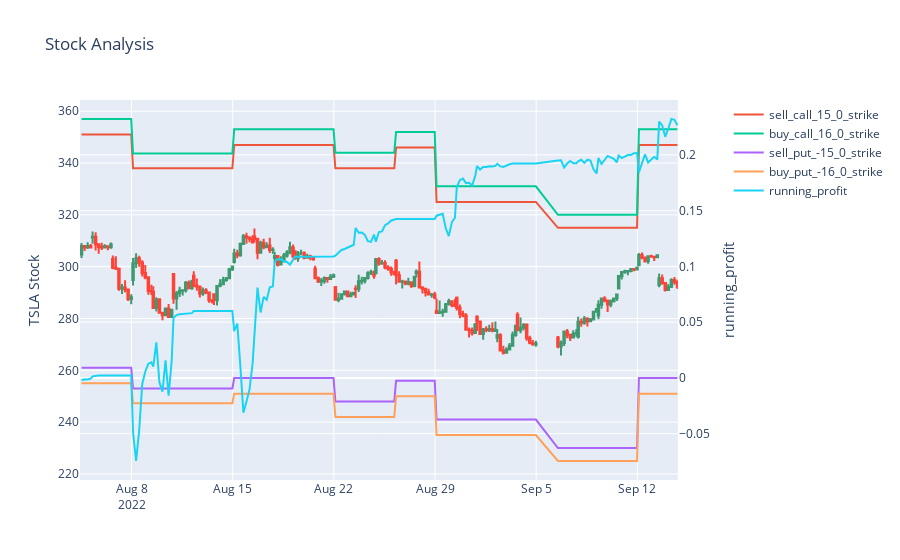
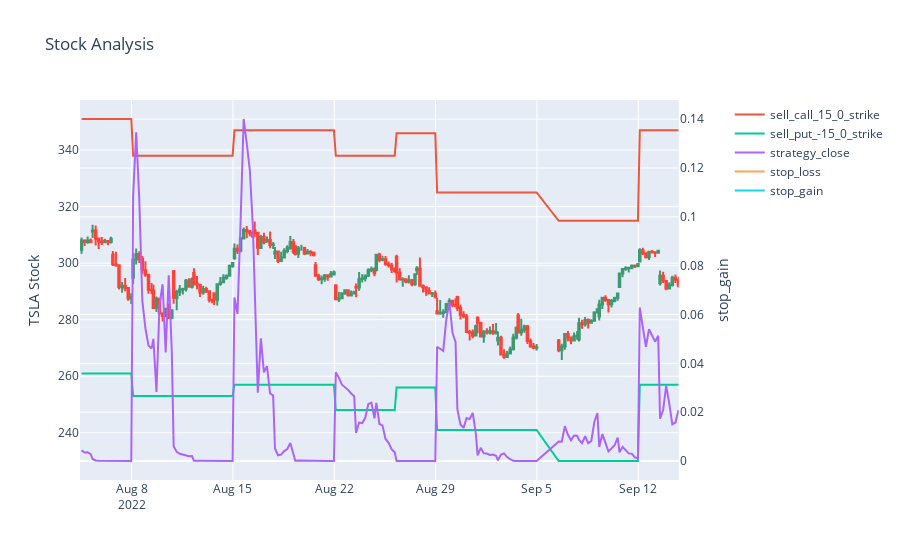

These figures' notebook cell, in order:
### Code cell
ic = IC_sim(stop_loss=None)

### Figure 1 — Plotly figure (JSON) as saved in the notebook; plotly's stock layout.template omitted (floating-point values rounded to 4 significant figures; data arrays with more than 128 entries replaced by an {"elided": "..."} marker saying what was removed)
{"data": [{"close": {"elided": "200 float values"}, "high": {"elided": "200 float values"}, "low": {"elided": "200 float values"}, "open": {"elided": "200 float values"}, "showlegend": false, "type": "candlestick", "x": {"elided": "200 str values"}, "xaxis": "x", "yaxis": "y"}, {"name": "sell_call_15_0_strike", "type": "scatter", "x": {"elided": "200 str values"}, "y": {"elided": "200 int values"}}, {"name": "buy_call_16_0_strike", "type": "scatter", "x": {"elided": "200 str values"}, "y": {"elided": "200 float values"}}, {"name": "sell_put_-15_0_strike", "type": "scatter", "x": {"elided": "200 str values"}, "y": {"elided": "200 int values"}}, {"name": "buy_put_-16_0_strike", "type": "scatter", "x": {"elided": "200 str values"}, "y": {"elided": "200 float values"}}, {"name": "running_profit", "type": "scatter", "x": {"elided": "200 str values"}, "xaxis": "x", "y": {"elided": "200 float values"}, "yaxis": "y2"}], "layout": {"title": {"text": "Stock Analysis"}, "xaxis": {"anchor": "y", "domain": [0, 0.94], "rangebreaks": [{"bounds": ["sat", "mon"]}, {"bounds": [16.1, 9.5], "pattern": "hour"}], "rangeslider": {"visible": false}}, "yaxis": {"anchor": "x", "domain": [0, 1], "title": {"text": "TSLA Stock"}}, "yaxis2": {"anchor": "x", "overlaying": "y", "side": "right", "title": {"text": "running_profit"}}}}

### Figure 2 — Plotly figure (JSON) as saved in the notebook; plotly's stock layout.template omitted (floating-point values rounded to 4 significant figures; data arrays with more than 128 entries replaced by an {"elided": "..."} marker saying what was removed)
{"data": [{"close": {"elided": "200 float values"}, "high": {"elided": "200 float values"}, "low": {"elided": "200 float values"}, "open": {"elided": "200 float values"}, "showlegend": false, "type": "candlestick", "x": {"elided": "200 str values"}, "xaxis": "x", "yaxis": "y"}, {"name": "sell_call_15_0_strike", "type": "scatter", "x": {"elided": "200 str values"}, "y": {"elided": "200 int values"}}, {"name": "sell_put_-15_0_strike", "type": "scatter", "x": {"elided": "200 str values"}, "y": {"elided": "200 int values"}}, {"name": "strategy_close", "type": "scatter", "x": {"elided": "200 str values"}, "xaxis": "x", "y": {"elided": "200 float values"}, "yaxis": "y2"}, {"name": "stop_loss", "type": "scatter", "x": {"elided": "200 str values"}, "xaxis": "x", "y": {"elided": "200 null values"}, "yaxis": "y2"}, {"name": "stop_gain", "type": "scatter", "x": {"elided": "200 str values"}, "xaxis": "x", "y": {"elided": "200 null values"}, "yaxis": "y2"}], "layout": {"title": {"text": "Stock Analysis"}, "xaxis": {"anchor": "y", "domain": [0, 0.94], "rangebreaks": [{"bounds": ["sat", "mon"]}, {"bounds": [16.1, 9.5], "pattern": "hour"}], "rangeslider": {"visible": false}}, "yaxis": {"anchor": "x", "domain": [0, 1], "title": {"text": "TSLA Stock"}}, "yaxis2": {"anchor": "x", "overlaying": "y", "side": "right", "title": {"text": "stop_gain"}}}}
